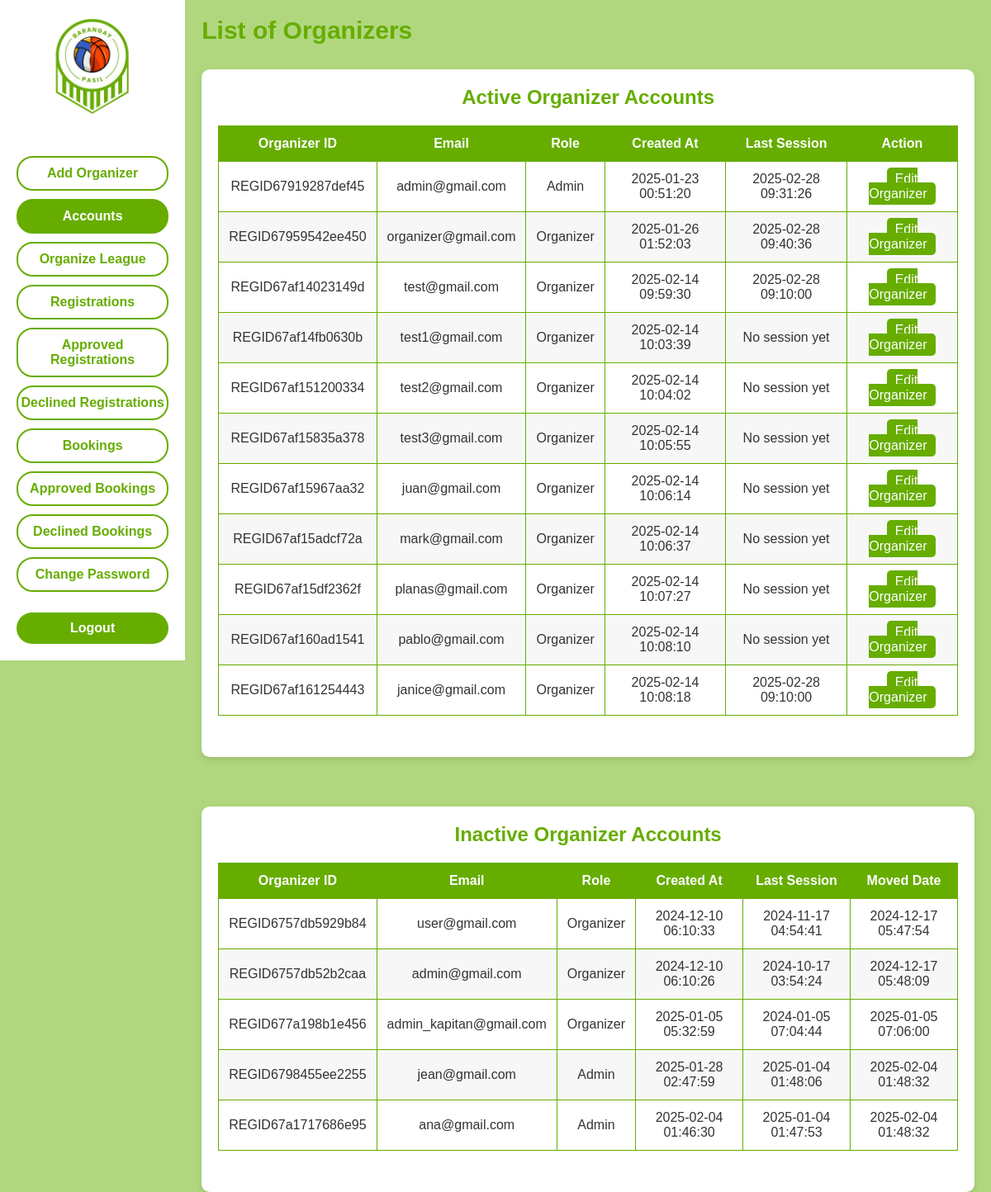
Before: /organizer/organizer_accounts.php (signed in) with the older database file.
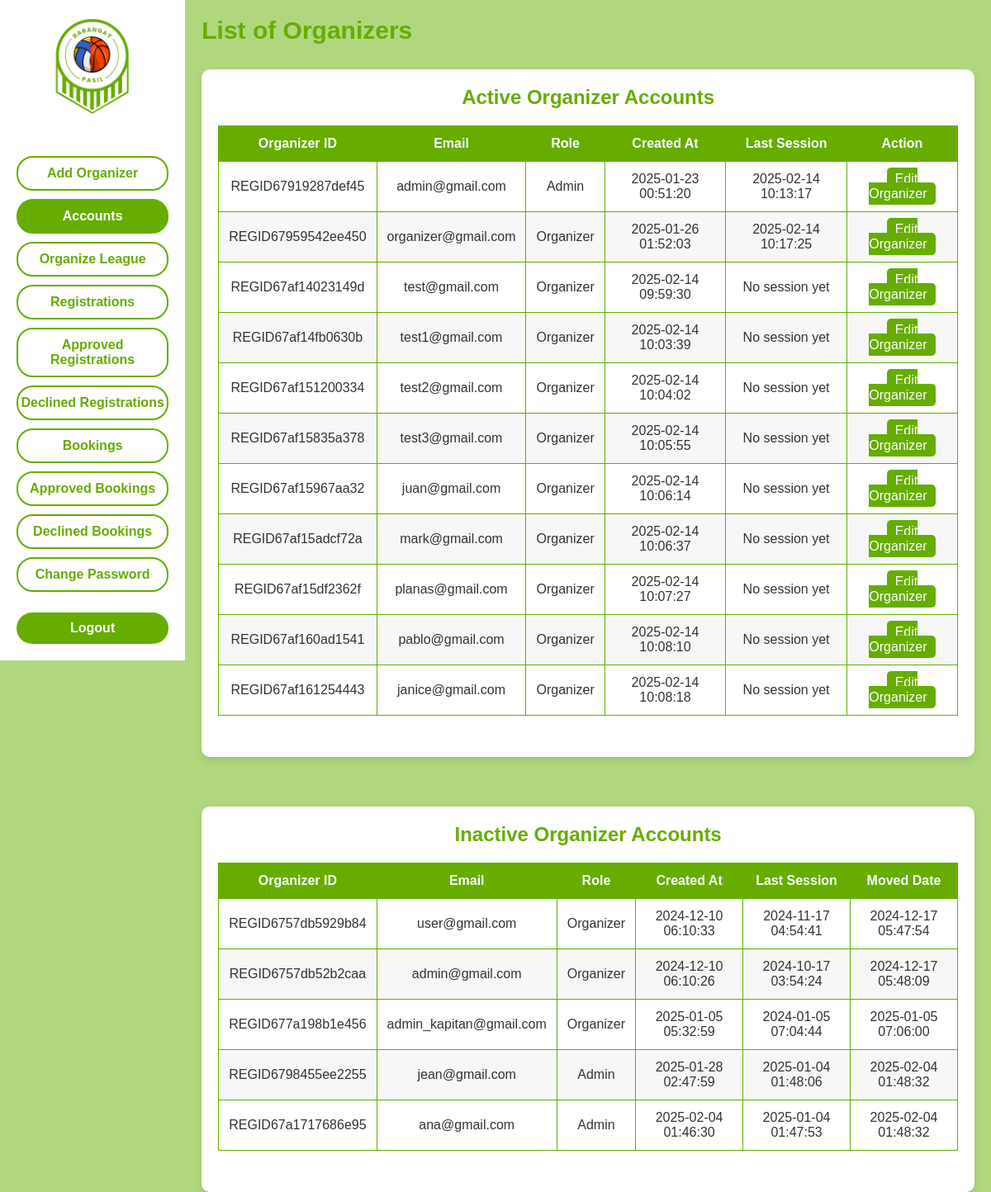
After: the same page with the newer database file.
### tables this page shows
CREATE TABLE `bpslo_organizers` (
  `id` int(11) NOT NULL,
  `organizer_id` varchar(50) NOT NULL,
  `email` varchar(100) NOT NULL,
  `password` varchar(255) NOT NULL,
  `role` varchar(50) DEFAULT NULL,
  `last_session` timestamp NULL DEFAULT NULL,
  `created_at` timestamp NOT NULL DEFAULT current_timestamp()
);

### organizer/organizer_accounts.php (the view, shortened to what this page needs)
<?php
    require_once '../db_connection.php';
    $activeQuery = "SELECT * FROM bpslo_organizers";
    $activeResult = $mysqli->query($activeQuery);
    $inactiveQuery = "SELECT * FROM bpslo_organizers_inactive";
    $inactiveResult = $mysqli->query($inactiveQuery);
?>
<!DOCTYPE html>
<html lang="en">
<head>
    <link rel="stylesheet" href="../ostyles/organizer_accounts.css">
</head>
<body>
    <div class="container">
        <aside class="sidebar">
        <a href="../organizer/organizer_dashboard.php">
                <img src="../images/logo.png" alt="Sports League Organizer Logo" class="logo">
            </a>
            <div class="nav-buttons">
                <button class="nav-btn" onclick="window.location.href='../organizer/organizer_add_organizer.php'">Add Organizer</button>
                <button class="nav-btn selected">Accounts</button>
                <button class="nav-btn" onclick="window.location.href='../organizer/organizer_organize_league.php'">Organize League</button>
                <button class="nav-btn" onclick="window.location.href='../organizer/organizer_registrations.php'">Registrations</button>
                <button class="nav-btn" onclick="window.location.href='../organizer/organizer_registrations_approved.php'">Approved Registrations</button>
                <button class="nav-btn" onclick="window.location.href='../organizer/organizer_registrations_declined.php'">Declined Registrations</button>
                <button class="nav-btn" onclick="window.location.href='../organizer/organizer_bookings.php'">Bookings</button>
                <button class="nav-btn" onclick="window.location.href='../organizer/organizer_bookings_approved.php'">Approved Bookings</button>
                <button class="nav-btn" onclick="window.location.href='../organizer/organizer_bookings_declined.php'">Declined Bookings</button>
                <button class="nav-btn" onclick="window.location.href='../organizer/organizer_change_password.php'">Change Password</button>
            </div>
            <form id="logout-form" method="POST" action="../organizer/logout.php">
                <button type="submit" class="logout-btn">Logout</button>
            </form>
        </aside>
        <main class="main-content">
            <h1>List of Organizers</h1>
            <div class="table-container">
        <h2>Active Organizer Accounts</h2>
        <table>
            <thead>
                <tr>
                    <th>Organizer ID</th>
                    <th>Email</th>
                    <th>Role</th>
                    <th>Created At</th>
                    <th>Last Session</th>
                    <th>Action</th>
                </tr>
            </thead>
            <tbody>
                <?php while ($row = $activeResult->fetch_assoc()): ?>
                    <tr>
                        <td><?php echo $row['organizer_id']; ?></td>
                        <td><?php echo $row['email']; ?></td>
                        <td><?php echo $row['role']; ?></td>
                        <td><?php echo $row['created_at']; ?></td>
                        <td><?php echo $row['last_session'] ? $row['last_session'] : 'No session yet'; ?></td>
                        <td>
                            <a href="organizer_edit_organizer.php?id=<?php echo $row['id']; ?>" class="edit-btn">Edit Organizer</a>
                        </td>
                    </tr>
                <?php endwhile; ?>
            </tbody>
        </table>
    </div>
    <div class="table-container">
        <h2>Inactive Organizer Accounts</h2>
        <table>
            <thead>
                <tr>
                    <th>Organizer ID</th>
                    <th>Email</th>
                    <th>Role</th>
                    <th>Created At</th>
                    <th>Last Session</th>
                    <th>Moved Date</th>
                </tr>
            </thead>
            <tbody>
                <?php while ($row = $inactiveResult->fetch_assoc()): ?>
                    <tr>
                        <td><?php echo $row['organizer_id']; ?></td>
                        <td><?php echo $row['email']; ?></td>
                        <td><?php echo $row['role']; ?></td>
                        <td><?php echo $row['created_at']; ?></td>
                        <td><?php echo $row['last_session'] ? $row['last_session'] : 'No session yet'; ?></td>
                        <td><?php echo $row['moved_date']; ?></td>
                    </tr>
                <?php endwhile; ?>
            </tbody>
        </table>
    </div>
        </main>
    </div>
</body>
</html>

Changed rows visible on the page:
changed bpslo_organizers "REGID67919287def45": last_session "2025-02-28 09:31:26" → "2025-02-14 10:13:17"
changed bpslo_organizers "REGID67959542ee450": last_session "2025-02-28 09:40:36" → "2025-02-14 10:17:25"
changed bpslo_organizers "REGID67af14023149d": last_session "2025-02-28 09:10:00" → (not shown); now shows "No session yet"
changed bpslo_organizers "REGID67af161254443": last_session "2025-02-28 09:10:00" → (not shown); now shows "No session yet"
